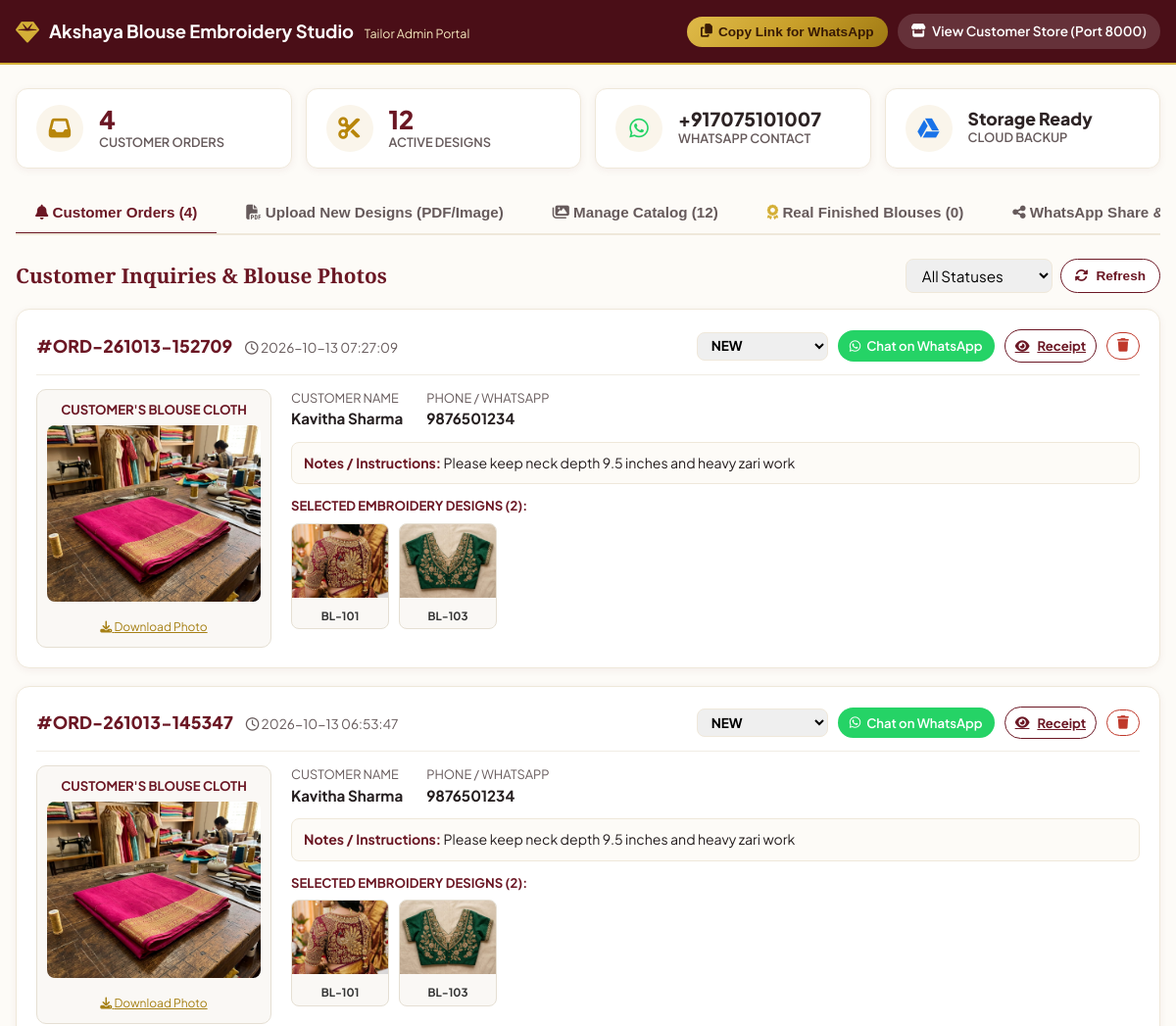
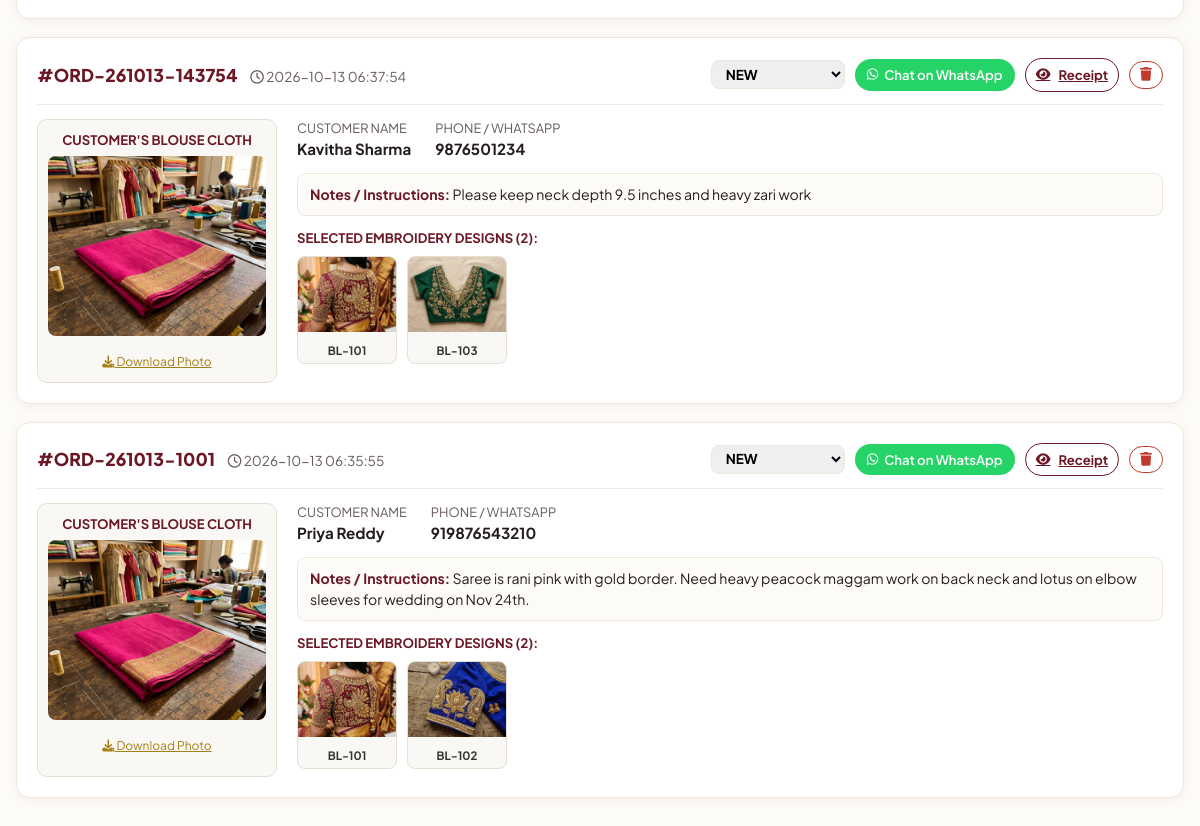
The page /admin on the database as committed earlier (2 pictures, top to bottom).
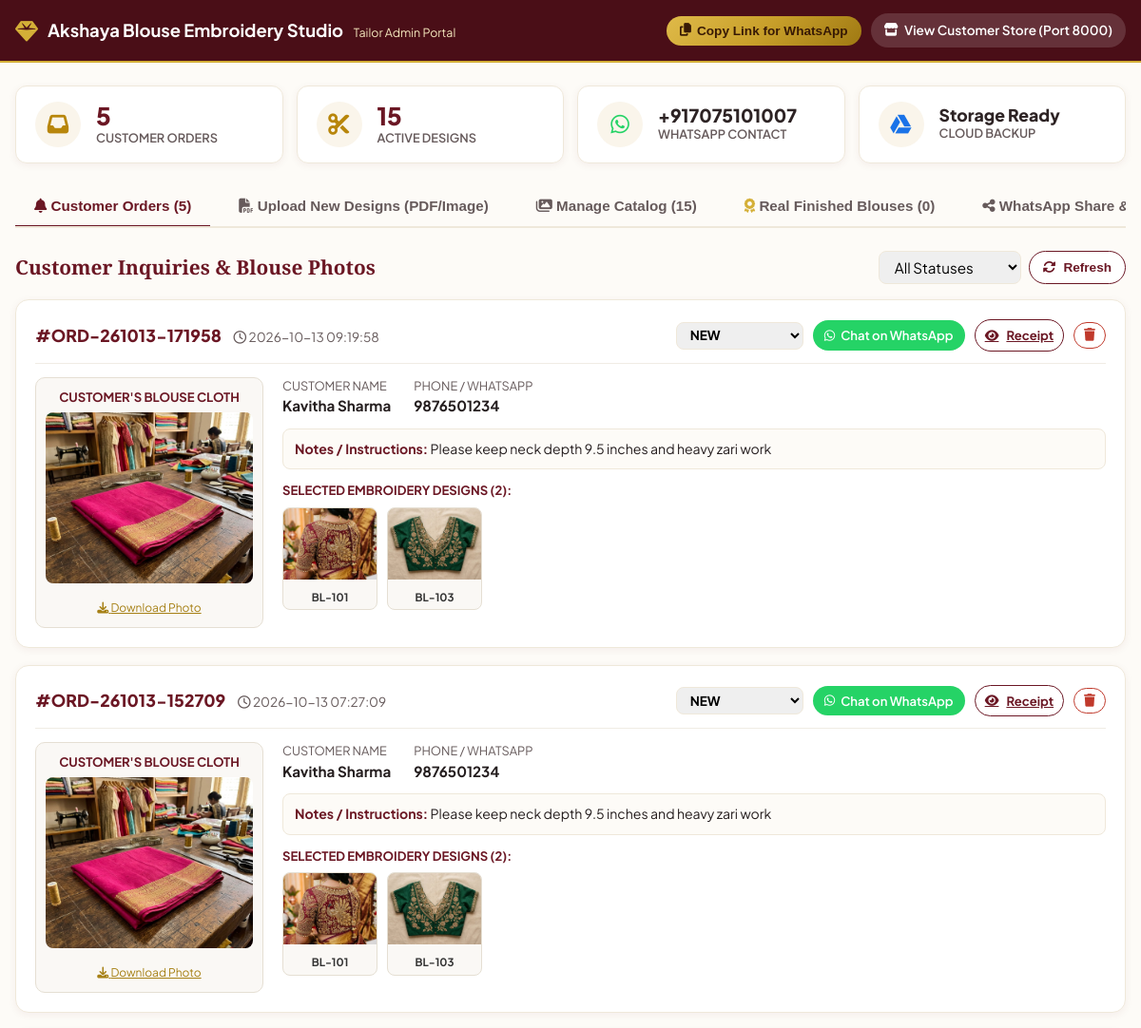
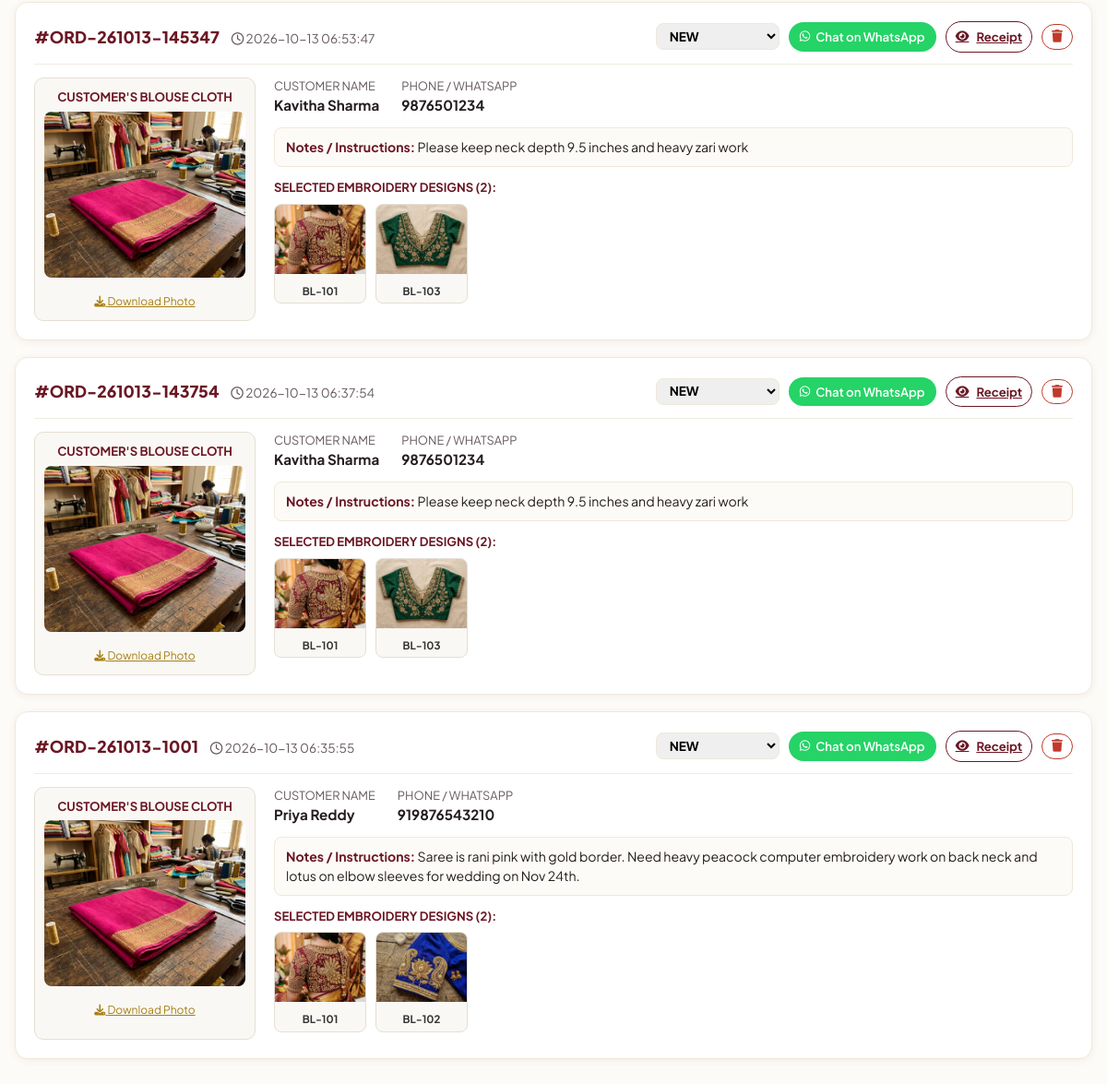
The same page on the database as committed later (2 pictures, top to bottom).
### tables this page shows
CREATE TABLE orders (
        id INTEGER PRIMARY KEY AUTOINCREMENT,
        order_code TEXT NOT NULL UNIQUE,
        customer_name TEXT NOT NULL,
        customer_phone TEXT NOT NULL,
        blouse_image_path TEXT,
        selected_design_ids TEXT NOT NULL,
        customer_notes TEXT,
        status TEXT DEFAULT 'NEW',
        created_at TIMESTAMP DEFAULT CURRENT_TIMESTAMP
    );

CREATE TABLE designs (
        id INTEGER PRIMARY KEY AUTOINCREMENT,
        code TEXT NOT NULL UNIQUE,
        title TEXT NOT NULL,
        category TEXT NOT NULL,
        description TEXT,
        image_path TEXT NOT NULL,
        thumb_path TEXT NOT NULL,
        pdf_source TEXT,
        pdf_page INTEGER,
        tags TEXT,
        is_active INTEGER DEFAULT 1,
        created_at TIMESTAMP DEFAULT CURRENT_TIMESTAMP
    );

### app.py (the view)
@app.get("/admin", response_class=HTMLResponse)
async def view_admin(request: Request):
    settings = db.get_settings()
    orders = db.get_all_orders()
    for o in orders:
        o["designs_detail"] = db.get_designs_by_ids(o.get("selected_design_ids", []))
    designs = db.get_all_designs(only_active=False)
    gdrive_status = gdrive.check_gdrive_status()
    return templates.TemplateResponse(request, "admin.html", {
        "settings": settings,
        "orders": orders,
        "designs": designs,
        "gdrive_status": gdrive_status,
        "base_url": get_base_url(request)
    })

### templates/admin.html (shortened to what the changed rows need)
<!DOCTYPE html>
<html lang="en">
<head>
  <link rel="stylesheet" href="https://cdnjs.cloudflare.com/ajax/libs/font-awesome/6.5.1/css/all.min.css">
  <link rel="stylesheet" href="/static/css/style.css">
  <link rel="stylesheet" href="https://unpkg.com/leaflet@1.9.4/dist/leaflet.css" />
</head>
<body>
  <main class="container" id="adminMainContent" style="display: block; margin-top: 24px;">
    <div class="admin-grid-stats">
      <div class="stat-card">
        <div>
          <div class="stat-number" id="statOrdersCount">{{ orders|length }}</div>
          <div class="stat-label">Customer Orders</div>
        </div>
      </div>
      <div class="stat-card">
        <div>
          <div class="stat-number" id="statDesignsCount">{{ designs|length }}</div>
          <div class="stat-label">Active Designs</div>
        </div>
      </div>
    </div>
    <div class="admin-tabs">
      <button class="admin-tab-btn active" onclick="switchTab('ordersTab')">
        <i class="fa-solid fa-bell"></i> Customer Orders (<span id="tabOrderBadge">{{ orders|length }}</span>)
      </button>
      <button class="admin-tab-btn" onclick="switchTab('designsTab')">
        <i class="fa-solid fa-images"></i> Manage Catalog (<span id="tabDesignBadge">{{ designs|length }}</span>)
      </button>
    </div>
    <section id="ordersTab" class="admin-tab-content active">
      <div style="display: flex; justify-content: space-between; align-items: center; margin-bottom: 16px; flex-wrap: wrap; gap: 10px;">
        <h2 style="font-size: 1.3rem; color: var(--primary);">Customer Inquiries & Blouse Photos</h2>
      </div>
      <div id="ordersContainer">
        {% for order in orders %}
        <div class="order-item-wrap" data-status="{{ order.status }}" id="order-row-{{ order.id }}">
          <div class="order-header-row">
            <div>
              <span style="font-weight: 800; font-size: 1.1rem; color: var(--primary);">#{{ order.order_code }}</span>
              <span style="font-size: 0.85rem; color: var(--text-muted); margin-left: 10px;">
                <i class="fa-regular fa-clock"></i> {{ order.created_at }}
              </span>
            </div>
            <div style="display: flex; align-items: center; gap: 10px;">
              <select class="form-input" style="padding: 4px 10px; width: auto; font-size: 0.85rem; font-weight: 700;" onchange="updateOrderStatus('{{ order.id }}', this.value)">
                <option value="NEW" {% if order.status == 'NEW' %}selected{% endif %}>NEW</option>
              </select>
              <a href="https://wa.me/{{ order.customer_phone }}?text=Namaste%20{{ order.customer_name }}!%20This%20is%20{{ settings.business_name }}.%20I%20received%20your%20blouse%20order%20%23{{ order.order_code }}%20with%20your%20uploaded%20blouse%20photo%20and%20selected%20designs.%20Let's%20finalize%20the%20details!"
                 target="_blank" class="btn-header btn-whatsapp-header" style="padding: 6px 12px; font-size: 0.82rem;">
                <i class="fa-brands fa-whatsapp"></i> Chat on WhatsApp
              </a>
              <a href="/order/{{ order.order_code }}" target="_blank" class="btn-select" style="padding: 6px 10px; width: auto; font-size: 0.82rem;" title="View Customer Receipt">
                <i class="fa-solid fa-eye"></i> Receipt
              </a>
              <button onclick="deleteOrder('{{ order.id }}')" class="btn-select" style="padding: 6px 10px; width: auto; color: #C0392B; border-color: #C0392B;" title="Delete">
                <i class="fa-solid fa-trash"></i>
              </button>
            </div>
          </div>
          <div class="order-grid-visual">
            <div class="admin-blouse-box">
              <div style="font-size: 0.82rem; font-weight: 700; color: #6B1724; margin-bottom: 6px;">
                CUSTOMER'S BLOUSE CLOTH
              </div>
              {% if order.blouse_image_path %}
              <a href="/{{ order.blouse_image_path }}" target="_blank">
                <img src="/{{ order.blouse_image_path }}" class="admin-blouse-img" alt="Blouse Material" title="Click to view full image">
              </a>
              <div style="margin-top: 6px;">
                <a href="/{{ order.blouse_image_path }}" download="Blouse_{{ order.order_code }}.jpg" style="font-size: 0.75rem; color: var(--gold-dark); text-decoration: underline;">
                  <i class="fa-solid fa-download"></i> Download Photo
                </a>
              </div>
              {% else %}
              <div style="padding: 40px 10px; color: #999; font-size: 0.85rem;">
                <i class="fa-solid fa-image" style="font-size: 2rem; color: #DDD; margin-bottom: 6px;"></i>
                <p>No blouse photo uploaded</p>
              </div>
              {% endif %}
            </div>
            <div>
              <div style="display: flex; gap: 24px; flex-wrap: wrap; margin-bottom: 12px; font-size: 0.95rem;">
                <div>
                  <span style="color: var(--text-muted); font-size: 0.8rem; display: block;">CUSTOMER NAME</span>
                  <strong>{{ order.customer_name }}</strong>
                </div>
                <div>
                  <span style="color: var(--text-muted); font-size: 0.8rem; display: block;">PHONE / WHATSAPP</span>
                  <strong>{{ order.customer_phone }}</strong>
                </div>
              </div>
              {% if order.customer_notes %}
              <div style="background: #FDFBF7; padding: 10px 12px; border-radius: 8px; border: 1px solid #EFE8DA; margin-bottom: 12px; font-size: 0.88rem;">
                <strong style="color: var(--primary);">Notes / Instructions:</strong> {{ order.customer_notes }}
              </div>
              {% endif %}
              <div style="font-size: 0.82rem; font-weight: 700; color: var(--primary); margin-bottom: 8px;">
                SELECTED EMBROIDERY DESIGNS ({{ order.designs_detail|length }}):
              </div>
              <div style="display: flex; gap: 10px; overflow-x: auto; padding-bottom: 8px;">
                {% for d in order.designs_detail %}
                <div style="width: 100px; flex-shrink: 0; background: #FAF8F5; border: 1px solid #E5DFD3; border-radius: 8px; overflow: hidden; text-align: center;">
                  <img src="/{{ d.thumb_path }}" alt="{{ d.code }}" style="width: 100%; height: 75px; object-fit: cover;">
                  <div style="font-size: 0.72rem; font-weight: 700; padding: 4px 2px; color: #333;">{{ d.code }}</div>
                </div>
                {% endfor %}
              </div>
            </div>
          </div>
        </div>
        {% endfor %}
      </div>
    </section>
  </main>
</body>
</html>

Rows that differ between the two databases and show on the page:
added orders: order_code "ORD-261013-171958", created_at "2026-10-13 09:19:58", status+id "NEW", blouse_image_path (picture), customer_name "Kavitha Sharma", customer_phone "9876501234", customer_notes "Please keep neck depth 9.5 inches and heavy zari work", designs_detail|length "2", designs (thumb_path (picture), code "BL-101"), designs (thumb_path (picture), code "BL-103")
changed orders "ORD-261013-1001": customer_notes "Saree is rani pink with gold border. Need heavy peacock maggam work on back neck and lotus on elbow sleeves for wedding on Nov 24th." → "Saree is rani pink with gold border. Need heavy peacock computer embroidery work on back neck and lotus on elbow sleeves for wedding on Nov 24th."
Other text that changed with them:
{{ orders|length }}: "4" → "5"
{{ designs|length }}: "12" → "15"
